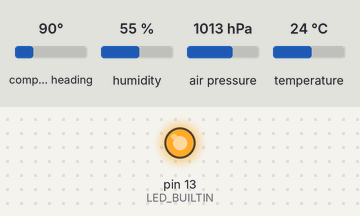
The sketch below on a simulated Arduino Uno, built with avr-gcc and run on an emulated ATmega328P. Parts: output pins drawn as LEDs (lit = HIGH). Dashed ring = blinking. The test bench sets the inputs (shaded band); at power-on: compass heading 90°, humidity 55 %, air pressure 1013 hPa, temperature 24 °C. No radio packets arrive unless stated.

Above: at 1.9 s.
At 3.4 s:
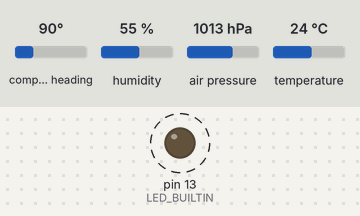
Timing chart, 0 to 5.6 s (numbered marks = the images above):
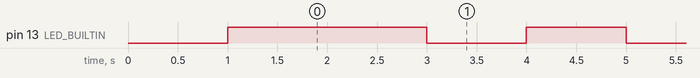

The sketch:

WS_Transmitter.ino
```cpp
#include <Wire.h>
#include <Adafruit_Sensor.h>
#include <Adafruit_BMP085_U.h>
#include <DHT_U.h>
#include <Adafruit_HMC5883_U.h>
#include <RH_ASK.h>

#define DHTPIN 4
#define HALLPIN 5
#define RXPIN 7
#define TXPIN 6
#define DHTTYPE DHT22

DHT_Unified dht(DHTPIN, DHTTYPE);
Adafruit_BMP085_Unified bmp = Adafruit_BMP085_Unified(10085);
Adafruit_HMC5883_Unified mag = Adafruit_HMC5883_Unified(12345);
RH_ASK ask(2000, RXPIN, TXPIN);

uint32_t delayMS;

void setup() {
  // put your setup code here, to run once:
  delay(1000);
  Serial.begin(9600);
  pinMode(HALLPIN, INPUT);
  pinMode(LED_BUILTIN, OUTPUT);
  dht.begin();
  sensor_t sensor;
  dht.humidity().getSensor(&sensor);
  delayMS = sensor.min_delay / 1000;
  if(!bmp.begin()) {
    Serial.println("No BMP pressure sensor detected");
    while(1);
  }
  if(!mag.begin()) {
    Serial.println("No HMC magnetometer sensor detected");
    while(1);
  }
  if(!ask.init()) {
    Serial.println("No ASK transmitter detected");
    while(1);
  }
  digitalWrite(LED_BUILTIN, HIGH);
}

void readSensors(int* temperature, int* humidity, int* pressure, int* heading) {

  sensors_event_t event;
  dht.temperature().getEvent(&event);
  *temperature = (int) (event.temperature * 10);
  dht.humidity().getEvent(&event);
  *humidity = (int) (event.relative_humidity * 10);
  bmp.getEvent(&event);
  *pressure = (int) event.pressure;
  mag.getEvent(&event);
  *heading = (int) (atan2(event.magnetic.y, event.magnetic.x) * 1000);
}

void sendMessage(int temperature, int humidity, int pressure, int heading) {

  char *message = (char *)malloc(RH_ASK_MAX_MESSAGE_LEN);
  sprintf(message, "T=%d;H=%d;P=%d;D=%d", temperature, humidity, pressure, heading);
  // Serial.println(message);
  ask.send((uint8_t *)message, strlen(message));
  ask.waitPacketSent();
}

void loop() {
  // put your main code here, to run repeatedly:
  static bool first = true, led = false;
  unsigned long currentMillis = millis();
  static unsigned long delayMillis = currentMillis, blinker = currentMillis;
  static int temperature = 0, humidity = 0,  pressure = 0, heading = 0, RPM = 0;

  if(currentMillis - blinker >= 1000) {
    if(led) {
      digitalWrite(LED_BUILTIN, LOW);
    } else {
      digitalWrite(LED_BUILTIN, HIGH);
    }
    led = !led;
    blinker = currentMillis;
  }
  if((first) || (currentMillis - delayMillis >= 60000)) {
    readSensors(&temperature, &humidity, &pressure, &heading);
    sendMessage(temperature, humidity, pressure, heading);
    if(first) first = !first;
    delayMillis = currentMillis;
  }
}
```

Measured:
- by itself, pin 13 (LED_BUILTIN): alternates HIGH for 1.0 s and LOW for 1.0 s
